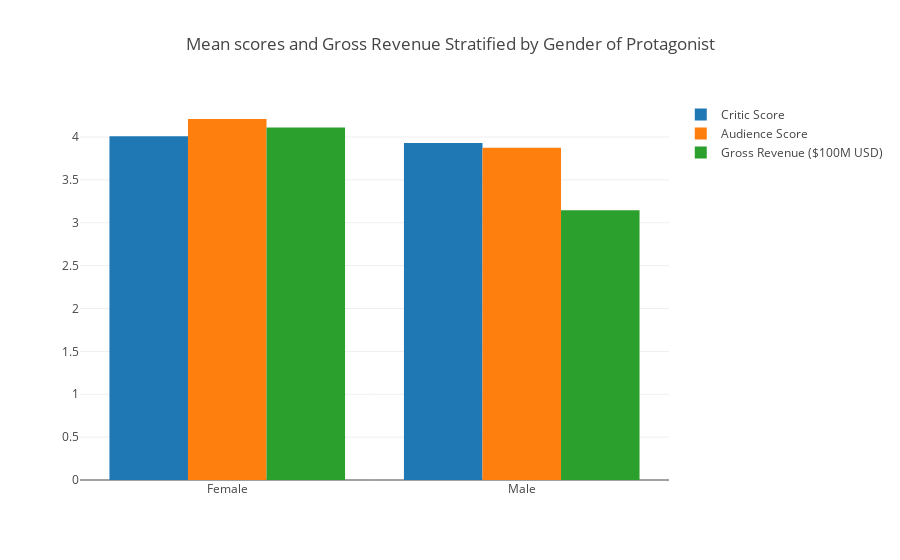

The cell this chart's notebook holds for it:
### Code cell
# Bar plot to visualize mean scores and gross by gender of protagonist

trace1 = go.Bar(
    x = df3.index,
    y = df3.critic_score,
    name = 'Critic Score'   
)

trace2 = go.Bar(
    x = df3.index,
    y = df3.audience_score,
    name = 'Audience Score'   
)

trace3 = go.Bar(
    x = df3.index,
    y = df3.gross,
    name = 'Gross Revenue ($100M USD)'   
)

data = [trace1, trace2, trace3]
layout = go.Layout(
    barmode = 'group',
    title = 'Mean scores and Gross Revenue Stratified by Gender of Protagonist'
)
fig = go.Figure(data=data, layout=layout)
iplot(fig)

### Figure 1 — Plotly figure (JSON) as saved in the notebook; plotly's stock layout.template omitted (floating-point values rounded to 4 significant figures)
{"data": [{"name": "Critic Score", "type": "bar", "uid": "e0125d8d-b170-4e2c-a561-6a363bee73db", "x": ["Female", "Male"], "y": [4.01, 3.929]}, {"name": "Audience Score", "type": "bar", "uid": "b625ab15-013e-4320-8aea-3c183119a9c7", "x": ["Female", "Male"], "y": [4.21, 3.873]}, {"name": "Gross Revenue ($100M USD)", "type": "bar", "uid": "9ad62d9a-6406-4fb9-a031-91a33cae6f68", "x": ["Female", "Male"], "y": [4.11, 3.146]}], "layout": {"barmode": "group", "title": {"text": "Mean scores and Gross Revenue Stratified by Gender of Protagonist"}}}
